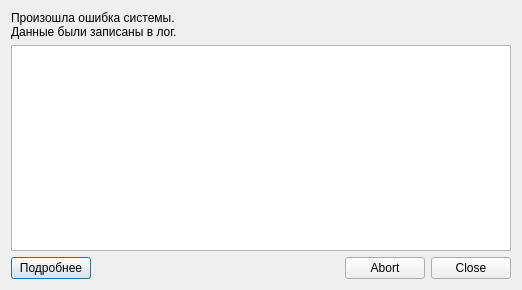
<?xml version="1.0" encoding="UTF-8"?>
<ui version="4.0">
 <class>Dialog</class>
 <widget class="QDialog" name="Dialog">
  <property name="geometry">
   <rect>
    <x>0</x>
    <y>0</y>
    <width>500</width>
    <height>290</height>
   </rect>
  </property>
  <property name="sizePolicy">
   <sizepolicy hsizetype="Fixed" vsizetype="Minimum">
    <horstretch>0</horstretch>
    <verstretch>0</verstretch>
   </sizepolicy>
  </property>
  <property name="minimumSize">
   <size>
    <width>0</width>
    <height>0</height>
   </size>
  </property>
  <property name="windowTitle">
   <string>Произошла ошибка</string>
  </property>
  <layout class="QVBoxLayout" name="verticalLayout">
   <item>
    <layout class="QHBoxLayout" name="horizontalLayout">
     <item>
      <widget class="QLabel" name="lbl">
       <property name="minimumSize">
        <size>
         <width>500</width>
         <height>0</height>
        </size>
       </property>
       <property name="text">
        <string>Произошла ошибка системы.
Данные были записаны в лог.</string>
       </property>
      </widget>
     </item>
    </layout>
   </item>
   <item>
    <widget class="QTextBrowser" name="textBrowser">
     <property name="minimumSize">
      <size>
       <width>0</width>
       <height>0</height>
      </size>
     </property>
    </widget>
   </item>
   <item>
    <layout class="QHBoxLayout" name="horizontalLayout_2">
     <item>
      <widget class="QPushButton" name="btnDetails">
       <property name="text">
        <string>Подробнее</string>
       </property>
       <property name="checkable">
        <bool>true</bool>
       </property>
      </widget>
     </item>
     <item>
      <widget class="QDialogButtonBox" name="buttonBox">
       <property name="orientation">
        <enum>Qt::Horizontal</enum>
       </property>
       <property name="standardButtons">
        <set>QDialogButtonBox::Abort|QDialogButtonBox::Close</set>
       </property>
      </widget>
     </item>
    </layout>
   </item>
  </layout>
 </widget>
 <resources/>
 <connections>
  <connection>
   <sender>buttonBox</sender>
   <signal>accepted()</signal>
   <receiver>Dialog</receiver>
   <slot>accept()</slot>
   <hints>
    <hint type="sourcelabel">
     <x>248</x>
     <y>254</y>
    </hint>
    <hint type="destinationlabel">
     <x>157</x>
     <y>274</y>
    </hint>
   </hints>
  </connection>
  <connection>
   <sender>buttonBox</sender>
   <signal>rejected()</signal>
   <receiver>Dialog</receiver>
   <slot>reject()</slot>
   <hints>
    <hint type="sourcelabel">
     <x>316</x>
     <y>260</y>
    </hint>
    <hint type="destinationlabel">
     <x>286</x>
     <y>274</y>
    </hint>
   </hints>
  </connection>
  <connection>
   <sender>btnDetails</sender>
   <signal>toggled(bool)</signal>
   <receiver>textBrowser</receiver>
   <slot>setVisible(bool)</slot>
   <hints>
    <hint type="sourcelabel">
     <x>52</x>
     <y>259</y>
    </hint>
    <hint type="destinationlabel">
     <x>67</x>
     <y>156</y>
    </hint>
   </hints>
  </connection>
 </connections>
</ui>
